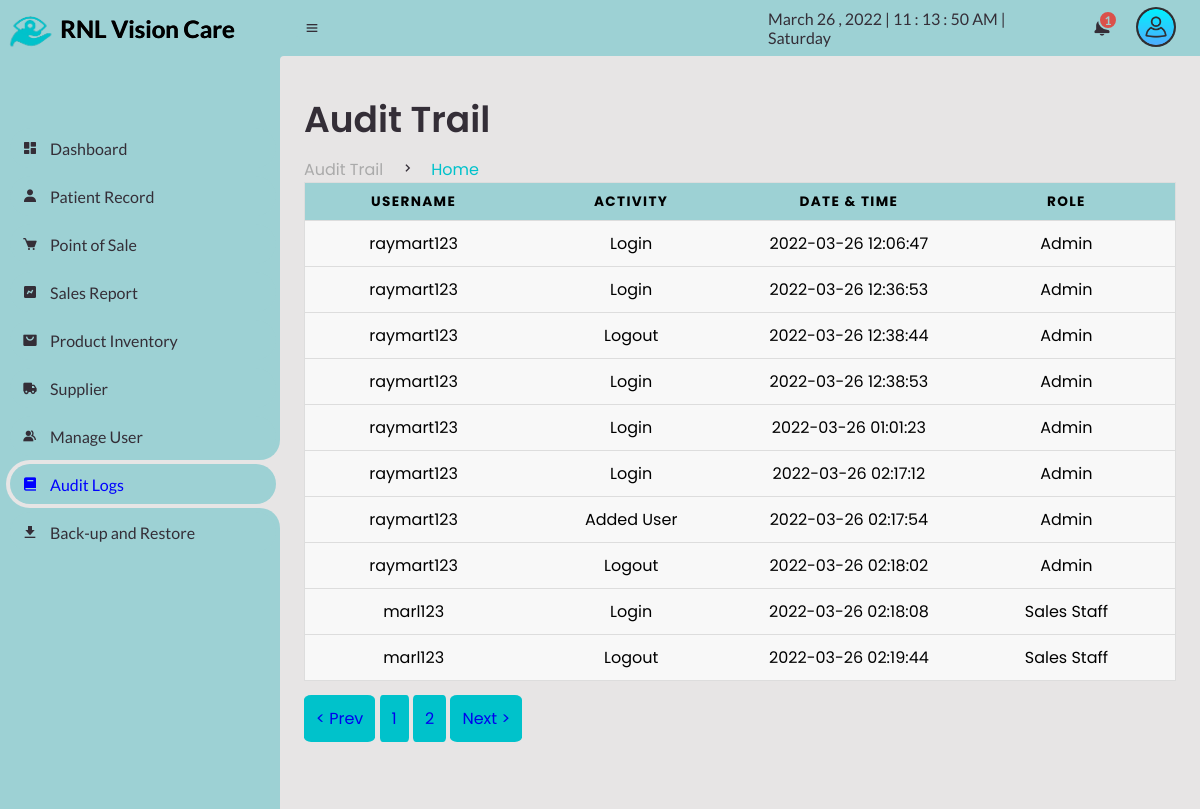
/Admin/audit.php (signed in), run on the app's committed database.
### tables this page shows
CREATE TABLE `users_logs` (
  `logs_id` int(11) NOT NULL AUTO_INCREMENT,
  `logs_username` varchar(255) NOT NULL,
  `logs_activity` varchar(255) NOT NULL,
  `logs_datentime` datetime NOT NULL,
  `logs_roles` varchar(255) NOT NULL,
  PRIMARY KEY (`logs_id`)
);

### Admin/audit.php (the view, shortened to what this page needs)
<?php
include("session.php");
function createRandomPassword() {
	$chars = "003232303232023232023456789";
	$i = 0;
	$pass = '' ;
	while ($i <= 7) {
		$num = rand() % 33;
		$tmp = substr($chars, $num, 1);
		$pass = $pass . $tmp;
		$i++;
	}
	return $pass;
}
$finalcode='RS-'.createRandomPassword();
?>
<!DOCTYPE html>
<html lang="en">
<head>
	<link href='https://unpkg.com/boxicons@2.0.9/css/boxicons.min.css' rel='stylesheet'>
	<link rel="stylesheet" href="css\sys_style.css">
</head>
<body>
	<section id="sidebar">
		<a href="supplier.php" class="brand">
			<img src="images\logo.png" alt="" width="60px;">
			<span class="text" style="text-shadow:0.5px 0px #000; color: black;">RNL Vision Care</span>
		</a>
		<ul class="side-menu top">
			<li>
				<a href="dashboard.php">
					<i class='bx bxs-dashboard' ></i>
					<span class="text">Dashboard</span>
				</a>
			</li>
			<li>
				<a href="patient-record.php">
					<i class='bx bxs-user' ></i>
					<span class="text">Patient Record</span>
				</a>
			</li>
			<li>
				<a href="point-of-sale.php?id=cash&invoice=<?php echo $finalcode ?>">
					<i class='bx bxs-cart' ></i>
					<span class="text">Point of Sale</span>
				</a>
			</li>
			<li>
				<a href="sales-report.php">
					<i class='bx bxs-chart' ></i>
					<span class="text">Sales Report</span>
				</a>
			</li>
			<li>
				<a href="product.php">
					<i class='bx bxs-shopping-bag-alt' ></i>
					<span class="text">Product Inventory</span>
				</a>
			</li>
			<li>
				<a href="supplier.php">
					<i class='bx bxs-truck' ></i>
					<span class="text">Supplier</span>
				</a>
			</li>
			<li>
				<a href="manage-user.php">
					<i class='bx bxs-group' ></i>
					<span class="text">Manage User</span>
				</a>
			</li>
			<li class="active">
				<a href="audit.php">
					<i class='bx bxs-book' ></i>
					<span class="text">Audit Logs</span>
				</a>
			</li>
			<li>
				<a href="archive.php">
					<i class='bx bxs-download' ></i>
					<span class="text">Back-up and Restore</span>
				</a>
			</li>
		</ul>
	</section>
	<section id="content">
		<nav>
			<i class='bx bx-menu' ></i>
			<div id="digital-clock"></div>
			<div class="dropdown2">
			<a href="#" class="notification">
				<span class="num">
				<?php
				$query = mysqli_query($conn, "SELECT COUNT(*) as total from client_inquiries WHERE inquiries_status = '2'");
					while($result=mysqli_fetch_array($query)){
					echo $result['total'];
				}
				?>
						  </span>
			</a>
			</div>
			<div class="dropdown1">
			<img src="img\user.png" alt="" width="40px" class="userlogo">
			</div>
		</nav>
		<main>
			<div class="head-title">
				<div class="left">
					<h1>Audit Trail</h1>
					<ul class="breadcrumb">
						<li>
							<a href="audit.php">Audit Trail</a>
						</li>
						<li><i class='bx bx-chevron-right' ></i></li>
						<li>
							<a class="active" href="audit.php">Home</a>
						</li>
					</ul>
				</div>
			</div>
	<table>
     <thead>
     	<tr>
			<th>Username</th>
      <th>Activity</th>
      <th>Date & Time</th>
      <th>Role</th>
     	</tr>
     </thead>
     <tbody>
	 <?php
       $conn = mysqli_connect("localhost", "root", "","capstone");
	$limit=10;
	$page=isset($_GET['page']) ? $_GET['page']:1;
	$start=($page-1)*$limit;
	$sql2 =$conn->query("SELECT count(logs_id) AS id FROM `users_logs`");
    $sql = "SELECT * from users_logs LIMIT $start, $limit";
	$result2 = $sql2->fetch_all(MYSQLI_ASSOC);
            $total=$result2[0]['id'];
            $pages=ceil($total/$limit);
            $prev=$page-1;
            $next=$page+1;
    $result = $conn-> query($sql);
      if ($result-> num_rows > 0) {
        while ($row = $result-> fetch_assoc()){
?>
		 <tr>
     	  	<td data-label="Username"><?php echo $row['logs_username'];?></td>
     	  	<td data-label="Activity"><?php echo $row['logs_activity'];?></td>
     	  	<td data-label="Date&Time"><?php echo $row['logs_datentime'];?></td>
     	  	<td data-label="Roles"><?php echo $row['logs_roles'];?></td>
     	  </tr>
     	 <?php
     	}}
     	?>
     </tbody>
   </table>
  	<br>
   <a class="page" id="pre" href="audit.php?page=<?=$prev; ?>">< Prev</a>
    	  <?php  for($i=1; $i <=$pages ; $i++): ?>
    <a class="page" href="audit.php?page=<?=$i; ?>"><?=$i; ?></a>
                      <?php endfor; ?>
    <a class="page" id="pnext" href="audit.php?page=<?=$next; ?>">Next ></a>
		</main>
	</section>
</body>
</html>

### Admin/css/sys_style.css (style rules this page uses)
* { margin: 0; padding: 0; box-sizing: border-box; }
a { text-decoration: none; }
li { list-style: none; }
:root { --poppins: 'Poppins', sans-serif; --lato: 'Lato', sans-serif; --light: #9dd1d4; --blue: #00c2cb; --light-blue: #e5eaf0; --grey: rgb(231, 229, 229); --dark-grey: #AAAAAA; --dark: #342E37; --red: #DB504A; --yellow: #FFCE26; --light-yellow: #FFF2C6; --orange: #FD7238; --light-orange: #FFE0D3; }
html { overflow-x: hidden; }
body { background: var(--grey); overflow-x: hidden; }
#sidebar { position: fixed; top: 0; left: 0; width: 280px; height: 100%; background: var(--light); z-index: 2000; font-family: var(--lato); transition: .3s ease; overflow-x: hidden; scrollbar-width: none; }
#sidebar .brand { font-size: 24px; font-weight: 700; height: 56px; display: flex; align-items: center; color: var(--blue); position: sticky; top: 0; left: 0; background: var(--light); z-index: 500; padding-bottom: 20px; box-sizing: content-box; }
#sidebar .side-menu { width: 100%; margin-top: 48px; }
#sidebar .side-menu li { height: 48px; background: transparent; margin-left: 6px; border-radius: 48px 0 0 48px; padding: 4px; }
#sidebar .side-menu li.active { background: var(--grey); position: relative; }
#sidebar .side-menu li.active::before { content: ''; position: absolute; width: 40px; height: 40px; border-radius: 50%; top: -40px; right: 0; box-shadow: 20px 20px 0 var(--grey); z-index: -1; }
#sidebar .side-menu li.active::after { content: ''; position: absolute; width: 40px; height: 40px; border-radius: 50%; bottom: -40px; right: 0; box-shadow: 20px -20px 0 var(--grey); z-index: -1; }
#sidebar .side-menu li a { width: 100%; height: 100%; background: var(--light); display: flex; align-items: center; border-radius: 48px; font-size: 16px; color: var(--dark); white-space: nowrap; overflow-x: hidden; }
#sidebar .side-menu.top li.active a { color: blue; }
#sidebar .side-menu li a .bx { min-width: calc(60px - ((4px + 6px) * 2)); display: flex; justify-content: center; }
#content { position: relative; width: calc(100% - 280px); left: 280px; transition: .3s ease; }
#content nav { height: 56px; background: var(--light); padding: 0 24px; display: flex; align-items: center; grid-gap: 24px; font-family: var(--lato); position: sticky; top: 0; left: 0; z-index: 1000; }
#content nav::before { content: ''; position: absolute; width: 40px; height: 40px; bottom: -40px; left: 0; border-radius: 10%; box-shadow: -20px -20px 0 var(--light); }
#content nav a { color: var(--dark); }
#content nav .bx.bx-menu { cursor: pointer; color: var(--dark); }
#content nav .notification { font-size: 20px; position: relative; }
#content nav .notification .num { position: absolute; top: -6px; right: -6px; width: 20px; height: 20px; border-radius: 50%; border: 2px solid var(--light); background: var(--red); color: var(--light); font-weight: 700; font-size: 12px; display: flex; justify-content: center; align-items: center; }
#content main { width: 100%; padding: 36px 24px; font-family: var(--poppins); max-height: calc(100vh - 56px); overflow-y: auto; }
#content main .head-title { display: flex; align-items: center; justify-content: space-between; grid-gap: 16px; flex-wrap: wrap; }
#content main .head-title .left h1 { font-size: 36px; font-weight: 600; margin-bottom: 10px; color: var(--dark); }
#content main .head-title .left .breadcrumb { display: flex; align-items: center; grid-gap: 16px; }
#content main .head-title .left .breadcrumb li { color: var(--dark); }
#content main .head-title .left .breadcrumb li a { color: var(--dark-grey); pointer-events: none; }
#content main .head-title .left .breadcrumb li a.active { color: var(--blue); pointer-events: unset; }
#digital-clock { color: var(--dark); }
.userlogo { background-color:#302e31; padding: 2px; border-radius: 50%; cursor: pointer; }
.dropdown1 { position: relative; display: inline-block; }
.dropdown2 { position: relative; display: inline-block; }

### Admin/audit.php (style rules this page uses)
.page { background-color: #00c2cb; padding: 12px; border: none; border-radius: 10%; }
table { border: 1px solid #ccc; border-collapse: collapse; margin: 0; padding: 0; width: 100%; table-layout: fixed; }
table tr { background-color: #f8f8f8; border: 1px solid #ddd; padding: .35em; }
table th, table td { padding: .625em; text-align: center; }
table th { font-size: .85em; letter-spacing: .1em; text-transform: uppercase; background-color: #9dd1d4; }

### data on the page
users_logs: logs_username "raymart123", logs_activity "Login", logs_datentime "2022-03-26 12:06:47", logs_roles "Admin"
users_logs: logs_username "raymart123", logs_activity "Login", logs_datentime "2022-03-26 12:36:53", logs_roles "Admin"
users_logs: logs_username "raymart123", logs_activity "Logout", logs_datentime "2022-03-26 12:38:44", logs_roles "Admin"
users_logs: logs_username "raymart123", logs_activity "Login", logs_datentime "2022-03-26 12:38:53", logs_roles "Admin"
users_logs: logs_username "raymart123", logs_activity "Login", logs_datentime "2022-03-26 01:01:23", logs_roles "Admin"
users_logs: logs_username "raymart123", logs_activity "Login", logs_datentime "2022-03-26 02:17:12", logs_roles "Admin"
users_logs: logs_username "raymart123", logs_activity "Added User", logs_datentime "2022-03-26 02:17:54", logs_roles "Admin"
users_logs: logs_username "raymart123", logs_activity "Logout", logs_datentime "2022-03-26 02:18:02", logs_roles "Admin"
users_logs: logs_username "marl123", logs_activity "Login", logs_datentime "2022-03-26 02:18:08", logs_roles "Sales Staff"
users_logs: logs_username "marl123", logs_activity "Logout", logs_datentime "2022-03-26 02:19:44", logs_roles "Sales Staff"

### other printed values
$result['total'] "1"
